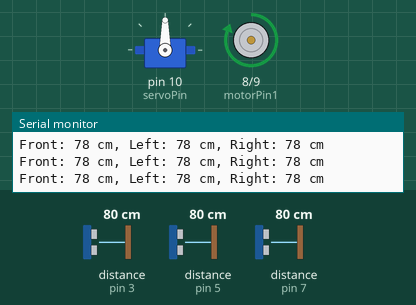
Recording of a sketch running on a simulated Arduino Uno, built with avr-gcc and run on an emulated ATmega328P. Shown: servo, motor-driver pin pairs drawn as motors (green arrow = first pin HIGH = forward, orange = second pin HIGH = backward, longer = more drive), the last lines printed to the serial monitor. Wiring (inferred from the names in the program): 3 × ultrasonic range finder: trigger pin 2, echo pin 3 / trigger pin 4, echo pin 5 / trigger pin 6, echo pin 7. Inputs (shaded band) come from the test bench; at power-on: distance to the obstacle (sensors on pin 5, pin 3, pin 7) 80 cm. The echo pulse lasts 58.3 µs per cm.

Above: at 1.2 s.
1.3 s: distance to the obstacle (sensor on pin 5) set to 35 cm
2.8 s: distance to the obstacle (sensor on pin 5) set to 29 cm
At 3.16 s:
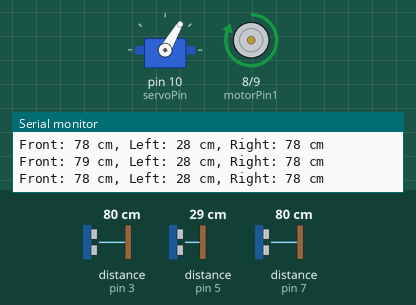
5.8 s: distance to the obstacle (sensor on pin 3) set to 9 cm
At 6.8 s:
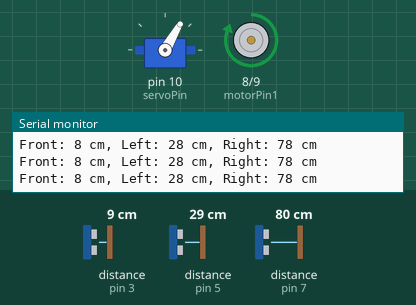
8.8 s: distance to the obstacle (sensor on pin 7) set to 35 cm
10.3 s: distance to the obstacle (sensor on pin 7) set to 29 cm
At 11.5 s:
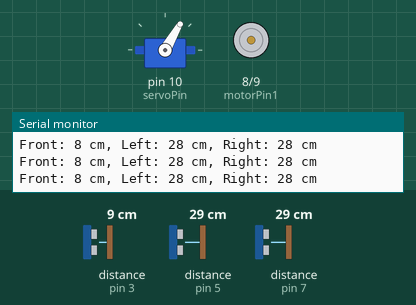
11.8 s: distance to the obstacle (sensor on pin 5) set to 299 cm
At 12.9 s:
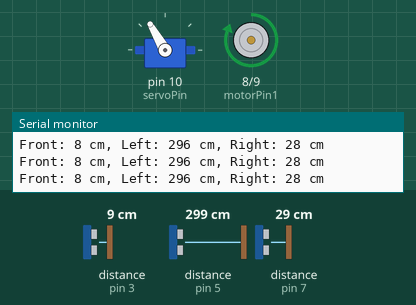
Timing chart, 0 to 14.3 s (numbered marks = the images above; inputs shaded):
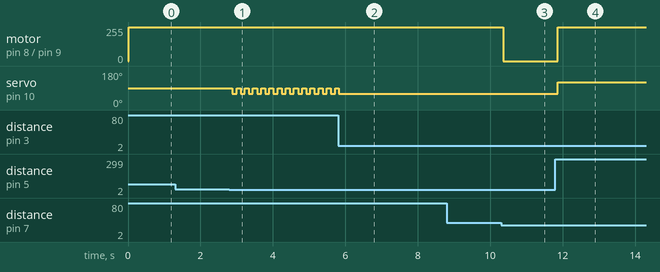

The sketch:

servoBoat.ino
```cpp
//instead of two motors, a single motor for propulsion, and a servo motor for directional control

#include <Servo.h>

// Pin definitions
#define trigPinFront 2
#define echoPinFront 3

#define trigPinLeft 4
#define echoPinLeft 5

#define trigPinRight 6
#define echoPinRight 7

#define motorPin1 8
#define motorPin2 9

#define servoPin 10  // Servo motor pin

#define SAFE_DISTANCE 30

Servo radarServo;  // Servo motor for turning    //variable


// Function to measure distance from the ultrasonic sensor
long measureDistance(int trigPin, int echoPin)
{
  digitalWrite(trigPin, LOW);
  delayMicroseconds(2);

  digitalWrite(trigPin, HIGH);
  delayMicroseconds(10);
  digitalWrite(trigPin, LOW);

  long duration = pulseIn(echoPin, HIGH);
  long distance = (duration * 0.034) / 2;
  return distance;
}


// Function to move the boat forward
void moveForward()
{
  digitalWrite(motorPin1, HIGH);
  digitalWrite(motorPin2, LOW);
}


// Function to move the boat backward
void moveBackward()
{
  digitalWrite(motorPin1, LOW);
  digitalWrite(motorPin2, HIGH);
}


// Function to stop the boat
void stopBoat()
{
  digitalWrite(motorPin1, LOW);
  digitalWrite(motorPin2, LOW);
}


// Function to turn the boat left
void turnLeft()
{
  radarServo.write(120);  // Set servo angle to turn left
}


// Function to turn the boat right
void turnRight()
{
  radarServo.write(60);  // Set servo angle to turn right
}


// Function to center the servo
void centerDirection()
{
  radarServo.write(90);  // Set servo to neutral (center) position
}


void setup()
{
  // Initialize ultrasonic sensor pins
  pinMode(trigPinFront, OUTPUT);
  pinMode(echoPinFront, INPUT);

  pinMode(trigPinLeft, OUTPUT);
  pinMode(echoPinLeft, INPUT);

  pinMode(trigPinRight, OUTPUT);
  pinMode(echoPinRight, INPUT);

  // Initialize motor pins
  pinMode(motorPin1, OUTPUT);
  pinMode(motorPin2, OUTPUT);

  // Attach servo motor
  radarServo.attach(servoPin);
  centerDirection();

  Serial.begin(9600);
}

void loop()
{
  // Measure distances
  long distanceFront = measureDistance(trigPinFront, echoPinFront);
  long distanceLeft = measureDistance(trigPinLeft, echoPinLeft);
  long distanceRight = measureDistance(trigPinRight, echoPinRight);

  // Display distances on Serial Monitor
  Serial.print("Front: ");
  Serial.print(distanceFront);
  Serial.print(" cm, Left: ");
  Serial.print(distanceLeft);
  Serial.print(" cm, Right: ");
  Serial.print(distanceRight);
  Serial.println(" cm");


  // Conditions for Boat Operations
  if (distanceFront > SAFE_DISTANCE && distanceLeft > SAFE_DISTANCE && distanceRight > SAFE_DISTANCE)
  {
     // A: NO OBSTACLES
     centerDirection();
     moveForward();
  }


  //FRONT OBSTACLE
  else if (distanceFront <= SAFE_DISTANCE && distanceLeft > SAFE_DISTANCE && distanceRight > SAFE_DISTANCE)
  {
      if (distanceLeft > distanceRight)
      {
         turnLeft();
      }
      else
      {
         turnRight();
      }
      moveForward();
  }


  //LEFT OBSTACLE
  else if (distanceFront > SAFE_DISTANCE && distanceLeft <= SAFE_DISTANCE && distanceRight > SAFE_DISTANCE)
  {
     if (distanceFront > distanceRight)
    {
     centerDirection();
    }
    else
    {
      turnRight();
    }
     moveForward();
  }


  //RIGHT OBSTACLE
  else if (distanceFront > SAFE_DISTANCE && distanceLeft > SAFE_DISTANCE && distanceRight <= SAFE_DISTANCE)
  {
     if (distanceFront > distanceLeft)
    {
     centerDirection();
    }
    else
    {
      turnLeft();
    }
     moveForward();
  }


  //FRONT AND LEFT OBSTACLES
  else if (distanceFront <= SAFE_DISTANCE && distanceLeft <= SAFE_DISTANCE && distanceRight > SAFE_DISTANCE)
  {
     turnRight();
     moveForward();
  }


  //FRONT AND RIGHT OBSTACLES
  else if (distanceFront <= SAFE_DISTANCE && distanceLeft > SAFE_DISTANCE && distanceRight <= SAFE_DISTANCE)
  {
     turnLeft();
     moveForward();
  }


  //LEFT AND RIGHT OBSTACLES
  else if (distanceFront > SAFE_DISTANCE && distanceLeft <= SAFE_DISTANCE && distanceRight <= SAFE_DISTANCE)
  {
     centerDirection();
     moveForward();
  }


  //FRONT, LEFT, AND RIGHT OBSTACLES
  else if (distanceFront <= SAFE_DISTANCE && distanceLeft <= SAFE_DISTANCE && distanceRight <= SAFE_DISTANCE)
  {
     stopBoat();
  }


  delay(100); // Small delay for stability
}
```

Measured:
- the behaviour switches between 32 and 31 cm on distance to the obstacle (sensor on pin 5) (found by bisection; images 0 and 1)
- the behaviour switches between 32 and 31 cm on distance to the obstacle (sensor on pin 7) (found by bisection; images 2 and 3)
- after the input at 2.8 s, servo on pin 10 (servoPin): alternates 90° for 0.11 s and 60° for 0.11 s, starting after 0.08 s
- after the input at 5.8 s, servo on pin 10 (servoPin): goes on until 5.8 s, then stays 60°
- after the input at 10.3 s, motor on pin 8 (motorPin1) / pin 9 (motorPin2): forward 255/255 → stopped after 0.06 s
- after the input at 11.8 s, motor on pin 8 (motorPin1) / pin 9 (motorPin2): stopped → forward 255/255 after 0.06 s; servo on pin 10 (servoPin): 60° → 120° after 0.06 s
